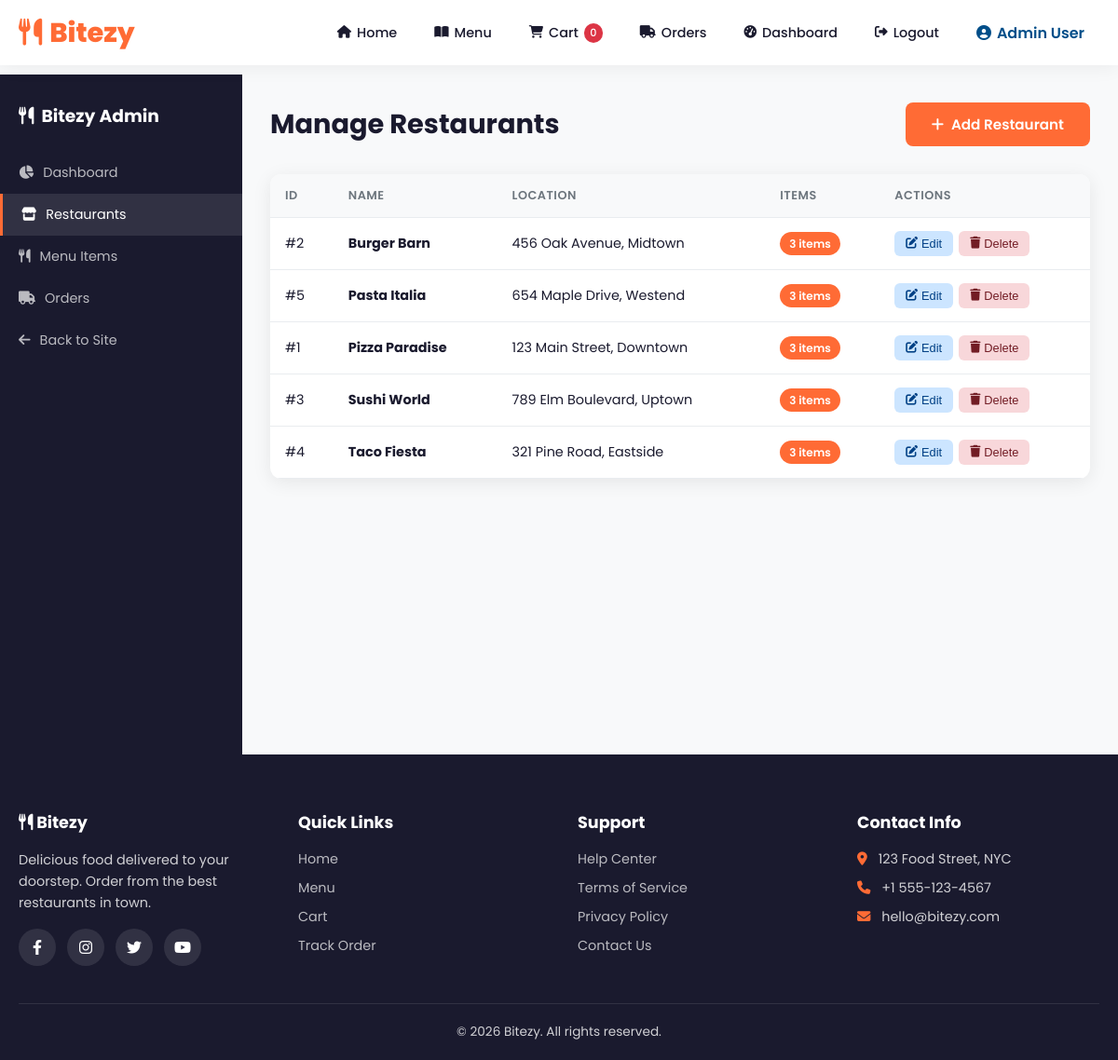
The page /admin/restaurants.php (signed in) on the database its author committed.
### tables this page shows
CREATE TABLE restaurants (
  id INT AUTO_INCREMENT PRIMARY KEY,
  name VARCHAR(150) NOT NULL,
  location TEXT,
  image_url VARCHAR(255) DEFAULT '',
  created_at TIMESTAMP DEFAULT CURRENT_TIMESTAMP
);

### includes/db.php (called while the page is built, shortened)
<?php
function getDB() {
  static $conn = null;
  if ($conn === null) {
    try {
      $conn = new mysqli(DB_HOST, DB_USER, DB_PASS, DB_NAME);
      $conn->set_charset('utf8mb4');
    } catch (Exception $e) {
      die('Database connection error. Please check your configuration.');
    }
  }
  return $conn;
}
function dbQuery($sql, $params = []) {
  $conn = getDB();
  if (!empty($params)) {
    $stmt = $conn->prepare($sql);
    $types = '';
    foreach ($params as $param) {
      if (is_int($param)) $types .= 'i';
      elseif (is_double($param)) $types .= 'd';
      elseif (is_string($param)) $types .= 's';
      else $types .= 's';
    }
    $stmt->bind_param($types, ...$params);
    $stmt->execute();
    $result = $stmt->get_result();
    return $result;
  } else {
    return $conn->query($sql);
  }
}

### admin/restaurants.php (the view, shortened to what this page needs)
<?php require_once __DIR__ . '/../includes/db.php';
$restaurants = dbQuery("SELECT * FROM restaurants ORDER BY name");
$restaurantsList = $restaurants ? $restaurants->fetch_all(MYSQLI_ASSOC) : [];
include __DIR__ . '/../includes/header.php';
?>
<div class="admin-container">
  <div class="admin-sidebar">
    <h3><i class="fas fa-utensils"></i> Bitezy Admin</h3>
    <a href="index.php"><i class="fas fa-chart-pie"></i> Dashboard</a>
    <a href="restaurants.php" class="active"><i class="fas fa-store"></i> Restaurants</a>
    <a href="menu-items.php"><i class="fas fa-utensils"></i> Menu Items</a>
    <a href="orders.php"><i class="fas fa-truck"></i> Orders</a>
    <a href="<?php echo SITE_URL; ?>/index.php"><i class="fas fa-arrow-left"></i> Back to Site</a>
  </div>
  <div class="admin-content">
    <div class="admin-header">
      <h2>Manage Restaurants</h2>
      <button class="btn btn-primary" data-modal="restaurantModal" onclick="openRestaurantModal()"><i class="fas fa-plus"></i> Add Restaurant</button>
    </div>
    <div class="table-container">
      <div class="table-wrapper">
        <table>
          <thead>
            <tr>
              <th>ID</th>
              <th>Name</th>
              <th>Location</th>
              <th>Items</th>
              <th>Actions</th>
            </tr>
          </thead>
          <tbody>
            <?php foreach ($restaurantsList as $r):
              $cnt = dbQuery("SELECT COUNT(*) as c FROM menu_items WHERE restaurant_id=?", [$r['id']]);
              $itemCount = $cnt ? $cnt->fetch_assoc()['c'] : 0;
            ?>
            <tr>
              <td>#<?php echo $r['id']; ?></td>
              <td><strong><?php echo htmlspecialchars($r['name']); ?></strong></td>
              <td><?php echo htmlspecialchars($r['location']); ?></td>
              <td><span class="badge badge-primary"><?php echo $itemCount; ?> items</span></td>
              <td>
                <div class="action-btns">
                  <button class="btn-edit" onclick="openRestaurantModal(<?php echo htmlspecialchars(json_encode($r)); ?>)"><i class="fas fa-edit"></i> Edit</button>
                  <button class="btn-delete" onclick="deleteItem('restaurant', <?php echo $r['id']; ?>)"><i class="fas fa-trash"></i> Delete</button>
                </div>
              </td>
            </tr>
            <?php endforeach; ?>
          </tbody>
        </table>
      </div>
    </div>
  </div>
</div>
<?php include __DIR__ . '/../includes/footer.php'; ?>

### assets/css/style.css (style rules this page uses)
:root { --primary: #ff6b35; --primary-dark: #e55a2b; --secondary: #004e89; --accent: #ffb703; --dark: #1a1a2e; --darker: #16213e; --light: #f8f9fa; --gray: #6c757d; --success: #28a745; --danger: #dc3545; --warning: #ffc107; --border: #e9ecef; --shadow: 0 4px 20px rgba(0,0,0,0.08); --shadow-lg: 0 10px 40px rgba(0,0,0,0.12); --radius: 12px; --radius-lg: 20px; --transition: all 0.3s cubic-bezier(0.4, 0, 0.2, 1); }
* { margin: 0; padding: 0; box-sizing: border-box; }
body { font-family: 'Poppins', sans-serif; background: var(--light); color: var(--dark); overflow-x: hidden; min-height: 100vh; display: flex; flex-direction: column; }
.btn { padding: 12px 28px; border: none; border-radius: 8px; font-weight: 600; cursor: pointer; transition: var(--transition); font-family: inherit; font-size: 0.95rem; display: inline-flex; align-items: center; gap: 8px; text-decoration: none; }
.btn-primary { background: var(--primary); color: white; }
.admin-container { display: flex; min-height: calc(100vh - 70px); }
.admin-sidebar { width: 260px; background: var(--dark); padding: 30px 0; flex-shrink: 0; }
.admin-sidebar h3 { color: white; padding: 0 20px; margin-bottom: 24px; display: flex; align-items: center; gap: 8px; }
.admin-sidebar a { display: flex; align-items: center; gap: 10px; padding: 12px 20px; color: rgba(255,255,255,0.7); text-decoration: none; transition: var(--transition); font-size: 0.9rem; }
.admin-sidebar a:hover, .admin-sidebar a.active { background: rgba(255,255,255,0.1); color: white; border-left: 3px solid var(--primary); }
.admin-content { flex: 1; padding: 30px; overflow-x: hidden; }
.admin-header { display: flex; justify-content: space-between; align-items: center; margin-bottom: 30px; }
.admin-header h2 { font-size: 1.8rem; }
.table-container { background: white; border-radius: var(--radius); box-shadow: var(--shadow); overflow: hidden; margin-bottom: 30px; }
.table-wrapper { overflow-x: auto; }
table { width: 100%; border-collapse: collapse; }
th, td { padding: 14px 16px; text-align: left; border-bottom: 1px solid var(--border); font-size: 0.9rem; }
th { background: var(--light); font-weight: 600; color: var(--gray); text-transform: uppercase; font-size: 0.8rem; letter-spacing: 0.5px; }
.badge { padding: 4px 10px; border-radius: 50px; font-size: 0.75rem; font-weight: 600; }
.badge-primary { background: var(--primary); color: white; }
.action-btns { display: flex; gap: 6px; }
.action-btns button, .action-btns a { padding: 6px 12px; border: none; border-radius: 6px; cursor: pointer; font-size: 0.8rem; font-weight: 500; transition: var(--transition); text-decoration: none; display: inline-flex; align-items: center; gap: 4px; }
.btn-edit { background: #cce5ff; color: #004085; }
.btn-delete { background: #f8d7da; color: #721c24; }

### rows shown on the page
restaurants: id "2", name "Burger Barn", location "456 Oak Avenue, Midtown", itemCount "3"
restaurants: id "5", name "Pasta Italia", location "654 Maple Drive, Westend", itemCount "3"
restaurants: id "1", name "Pizza Paradise", location "123 Main Street, Downtown", itemCount "3"
restaurants: id "3", name "Sushi World", location "789 Elm Boulevard, Uptown", itemCount "3"
restaurants: id "4", name "Taco Fiesta", location "321 Pine Road, Eastside", itemCount "3"

### other values the page prints
$_SESSION['user_name'] "Admin User"
